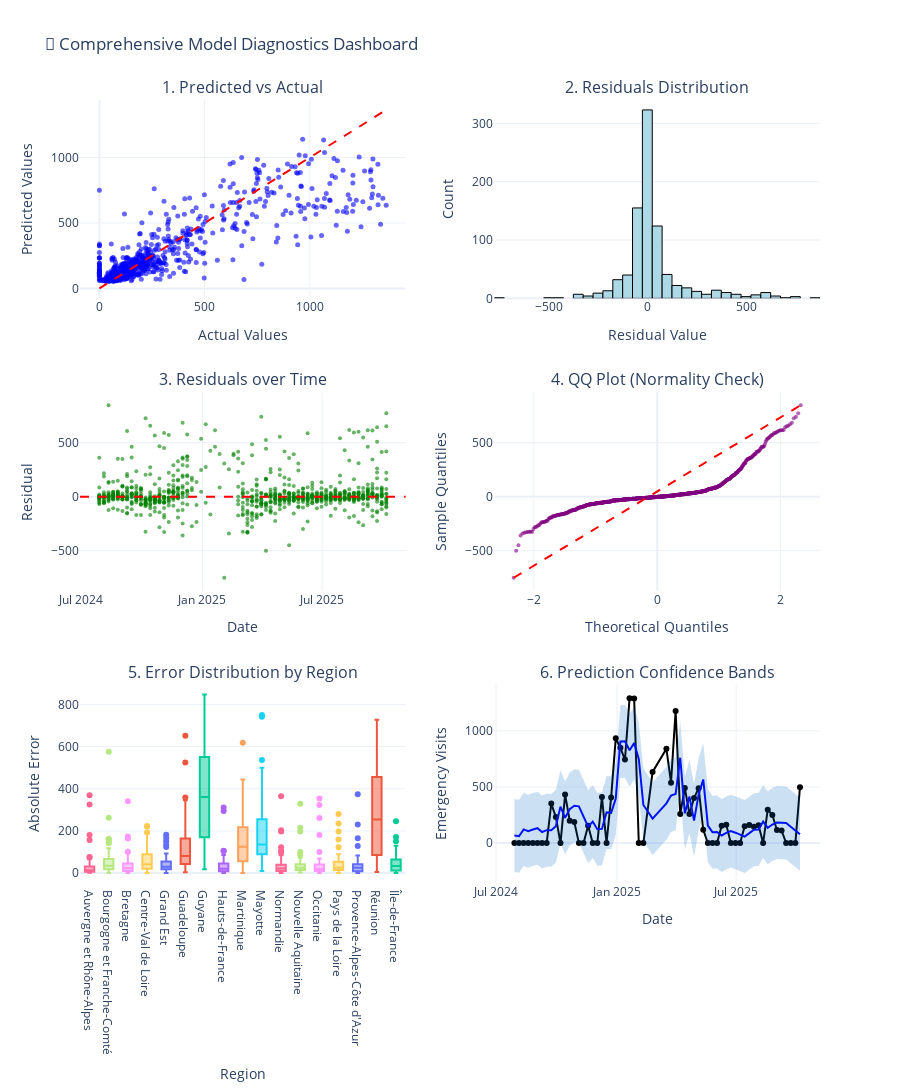

Notebook code cell kept with this figure:
### Markdown cell above
---

## 📊 7. Model Comparison

Which model should we use in production?

### Code cell
if XGB_AVAILABLE and df is not None and target_col and 'pred_xgb' in test.columns:
    print("📊 Creating Advanced Diagnostic Visualizations...\n")
    
    from scipy import stats
    
    # Create a comprehensive diagnostic dashboard
    fig = make_subplots(
        rows=3, cols=2,
        subplot_titles=(
            '1. Predicted vs Actual',
            '2. Residuals Distribution',
            '3. Residuals over Time',
            '4. QQ Plot (Normality Check)',
            '5. Error Distribution by Region',
            '6. Prediction Confidence Bands'
        ),
        specs=[
            [{'type': 'scatter'}, {'type': 'histogram'}],
            [{'type': 'scatter'}, {'type': 'scatter'}],
            [{'type': 'box'}, {'type': 'scatter'}]
        ],
        vertical_spacing=0.12,
        horizontal_spacing=0.12
    )
    
    # 1. Predicted vs Actual (Perfect prediction line)
    fig.add_trace(
        go.Scatter(
            x=y_test.values, 
            y=test_pred,
            mode='markers',
            marker=dict(color='blue', size=5, opacity=0.6),
            name='Predictions',
            showlegend=False
        ),
        row=1, col=1
    )
    
    # Perfect prediction line (45-degree)
    min_val = min(y_test.min(), test_pred.min())
    max_val = max(y_test.max(), test_pred.max())
    fig.add_trace(
        go.Scatter(
            x=[min_val, max_val],
            y=[min_val, max_val],
            mode='lines',
            line=dict(color='red', dash='dash', width=2),
            name='Perfect Prediction',
            showlegend=False
        ),
        row=1, col=1
    )
    
    # 2. Residuals Distribution (should be normal)
    residuals = y_test.values - test_pred
    fig.add_trace(
        go.Histogram(
            x=residuals,
            nbinsx=50,
            marker=dict(color='lightblue', line=dict(color='black', width=1)),
            name='Residuals',
            showlegend=False
        ),
        row=1, col=2
    )
    
    # 3. Residuals over Time (should be random)
    test_with_residuals = test.copy()
    test_with_residuals['residuals'] = residuals
    test_sorted = test_with_residuals.sort_values('date')
    
    fig.add_trace(
        go.Scatter(
            x=test_sorted['date'],
            y=test_sorted['residuals'],
            mode='markers',
            marker=dict(color='green', size=4, opacity=0.6),
            name='Residuals',
            showlegend=False
        ),
        row=2, col=1
    )
    
    # Add zero line
    fig.add_hline(y=0, line_dash='dash', line_color='red', row=2, col=1)
    
    # 4. QQ Plot (Quantile-Quantile for normality check)
    theoretical_quantiles = stats.norm.ppf(np.linspace(0.01, 0.99, len(residuals)))
    sample_quantiles = np.sort(residuals)
    
    fig.add_trace(
        go.Scatter(
            x=theoretical_quantiles,
            y=sample_quantiles,
            mode='markers',
            marker=dict(color='purple', size=4, opacity=0.6),
            name='QQ Plot',
            showlegend=False
        ),
        row=2, col=2
    )
    
    # QQ reference line
    fig.add_trace(
        go.Scatter(
            x=[theoretical_quantiles.min(), theoretical_quantiles.max()],
            y=[sample_quantiles.min(), sample_quantiles.max()],
            mode='lines',
            line=dict(color='red', dash='dash'),
            showlegend=False
        ),
        row=2, col=2
    )
    
    # 5. Error Distribution by Region (Box plot)
    test_with_errors = test.copy()
    test_with_errors['abs_error'] = np.abs(residuals)
    
    for region in test_with_errors['region'].unique():
        region_errors = test_with_errors[test_with_errors['region'] == region]['abs_error']
        fig.add_trace(
            go.Box(
                y=region_errors,
                name=region,
                showlegend=False
            ),
            row=3, col=1
        )
    
    # 6. Prediction Confidence Bands (time series with uncertainty)
    sample_region = test['region'].value_counts().index[0]
    test_sample = test[test['region'] == sample_region].sort_values('date')
    sample_residuals_std = residuals.std()
    
    fig.add_trace(
        go.Scatter(
            x=test_sample['date'],
            y=test_sample[target_col],
            mode='lines+markers',
            name='Actual',
            line=dict(color='black', width=2),
            showlegend=False
        ),
        row=3, col=2
    )
    
    fig.add_trace(
        go.Scatter(
            x=test_sample['date'],
            y=test_sample['pred_xgb'],
            mode='lines',
            name='Predicted',
            line=dict(color='blue', width=2),
            showlegend=False
        ),
        row=3, col=2
    )
    
    # Confidence bands (±2σ)
    fig.add_trace(
        go.Scatter(
            x=test_sample['date'],
            y=test_sample['pred_xgb'] + 2*sample_residuals_std,
            mode='lines',
            line=dict(width=0),
            showlegend=False,
            hoverinfo='skip'
        ),
        row=3, col=2
    )
    
    fig.add_trace(
        go.Scatter(
            x=test_sample['date'],
            y=test_sample['pred_xgb'] - 2*sample_residuals_std,
            mode='lines',
            fill='tonexty',
            fillcolor='rgba(0, 100, 200, 0.2)',
            line=dict(width=0),
            name='95% Confidence',
            showlegend=False
        ),
        row=3, col=2
    )
    
    # Update layout
    fig.update_xaxes(title_text="Actual Values", row=1, col=1)
    fig.update_yaxes(title_text="Predicted Values", row=1, col=1)
    
    fig.update_xaxes(title_text="Residual Value", row=1, col=2)
    fig.update_yaxes(title_text="Count", row=1, col=2)
    
    fig.update_xaxes(title_text="Date", row=2, col=1)
    fig.update_yaxes(title_text="Residual", row=2, col=1)
    
    fig.update_xaxes(title_text="Theoretical Quantiles", row=2, col=2)
    fig.update_yaxes(title_text="Sample Quantiles", row=2, col=2)
    
    fig.update_xaxes(title_text="Region", row=3, col=1)
    fig.update_yaxes(title_text="Absolute Error", row=3, col=1)
    
    fig.update_xaxes(title_text="Date", row=3, col=2)
    fig.update_yaxes(title_text="Emergency Visits", row=3, col=2)
    
    fig.update_layout(
        title_text="🔬 Comprehensive Model Diagnostics Dashboard",
        height=1200,
        showlegend=False,
        template='plotly_white'
    )
    
    # Save and display
    viz_path = BASE_PATH / 'visualizations'
    viz_path.mkdir(exist_ok=True)
    fig.write_html(viz_path / 'model_diagnostics_dashboard.html')
    fig.show()
    
    print("✅ Saved: model_diagnostics_dashboard.html")
    
    # Statistical tests for residuals
    print("\n" + "="*80)
    print("📊 RESIDUAL DIAGNOSTICS")
    print("="*80)
    
    # Test for normality (Shapiro-Wilk test)
    # Use only a sample if dataset is too large
    if len(residuals) > 5000:
        sample_residuals = np.random.choice(residuals, 5000, replace=False)
    else:
        sample_residuals = residuals
    
    statistic, p_value = stats.shapiro(sample_residuals)
    print(f"\n1. Shapiro-Wilk Normality Test:")
    print(f"   Test statistic: {statistic:.4f}")
    print(f"   P-value: {p_value:.4f}")
    print(f"   Result: {'✅ Residuals are normally distributed' if p_value > 0.05 else '⚠️ Residuals deviate from normal distribution'}")
    print(f"   (p > 0.05 indicates normality)")
    
    # Test for autocorrelation (Durbin-Watson)
    from statsmodels.stats.stattools import durbin_watson
    dw_stat = durbin_watson(residuals)
    print(f"\n2. Durbin-Watson Test (Autocorrelation):")
    print(f"   Test statistic: {dw_stat:.4f}")
    print(f"   Result: {'✅ No significant autocorrelation' if 1.5 <= dw_stat <= 2.5 else '⚠️ Some autocorrelation present'}")
    print(f"   (Value near 2.0 indicates no autocorrelation)")
    
    # Homoscedasticity check
    print(f"\n3. Homoscedasticity (Constant variance):")
    # Split residuals into groups and compare variance
    n = len(residuals)
    first_half_var = np.var(residuals[:n//2])
    second_half_var = np.var(residuals[n//2:])
    variance_ratio = max(first_half_var, second_half_var) / min(first_half_var, second_half_var)
    print(f"   Variance ratio (first/second half): {variance_ratio:.2f}")
    print(f"   Result: {'✅ Variance is constant' if variance_ratio < 2 else '⚠️ Heteroscedasticity detected'}")
    print(f"   (Ratio < 2 indicates homoscedasticity)")
    
    # Mean residual (should be close to 0)
    print(f"\n4. Bias Check:")
    print(f"   Mean residual: {residuals.mean():.4f}")
    print(f"   Result: {'✅ Model is unbiased' if abs(residuals.mean()) < residuals.std()/10 else '⚠️ Model has bias'}")
    print(f"   (Should be close to 0)")
    
    print("\n" + "="*80)

### Figure 1 — Plotly figure (JSON) as saved in the notebook; plotly's stock layout.template omitted (floating-point values rounded to 4 significant figures; data arrays with more than 128 entries replaced by an {"elided": "..."} marker saying what was removed)
{"data": [{"marker": {"color": "blue", "opacity": 0.6, "size": 5}, "mode": "markers", "name": "Predictions", "showlegend": false, "type": "scatter", "x": {"elided": "869 float values"}, "xaxis": "x", "y": {"elided": "869 float values"}, "yaxis": "y"}, {"line": {"color": "red", "dash": "dash", "width": 2}, "mode": "lines", "name": "Perfect Prediction", "showlegend": false, "type": "scatter", "x": [0.0, 1363.0], "xaxis": "x", "y": [0.0, 1363.0], "yaxis": "y"}, {"marker": {"color": "lightblue", "line": {"color": "black", "width": 1}}, "name": "Residuals", "nbinsx": 50, "showlegend": false, "type": "histogram", "x": {"elided": "869 float values"}, "xaxis": "x2", "yaxis": "y2"}, {"marker": {"color": "green", "opacity": 0.6, "size": 4}, "mode": "markers", "name": "Residuals", "showlegend": false, "type": "scatter", "x": {"elided": "869 str values"}, "xaxis": "x3", "y": {"elided": "869 float values"}, "yaxis": "y3"}, {"marker": {"color": "purple", "opacity": 0.6, "size": 4}, "mode": "markers", "name": "QQ Plot", "showlegend": false, "type": "scatter", "x": {"elided": "869 float values"}, "xaxis": "x4", "y": {"elided": "869 float values"}, "yaxis": "y4"}, {"line": {"color": "red", "dash": "dash"}, "mode": "lines", "showlegend": false, "type": "scatter", "x": [-2.326, 2.326], "xaxis": "x4", "y": [-750.2, 846.8], "yaxis": "y4"}, {"name": "Auvergne et Rhône-Alpes", "showlegend": false, "type": "box", "xaxis": "x5", "y": [19.83, 4.757, 2.725, 12.49, 25.98, 3.188, 7.474, 4.442, 13.65, 2.096, 6.775, 11.8, 28.97, 8.887, 54.14, 6.101, 35.96, 75.01, 34.78, 369.2, 20.78, 325.3, 156.8, 180.3, 65.19, 76.79, 11.46, 6.903, 21.54, 8.676, 31.47, 2.398, 17.96, 10.18, 23.91, 2.974, 15.83, 31.75, 11.31, 8.97, 4.311, 19.91, 2.496, 22.92, 26.47, 8.965, 3.312, 13.83, 31.95, 9.961, 4.212, 64.8], "yaxis": "y5"}, {"name": "Bourgogne et Franche-Comté", "showlegend": false, "type": "box", "xaxis": "x5", "y": [1.411, 48.73, 25.57, 36.77, 1.432, 6.076, 45.65, 142.6, 34.54, 3.324, 74.26, 35.8, 13.79, 49.27, 56.01, 80.12, 14.52, 48.71, 19.72, 575.6, 32.04, 144.1, 43.94, 159.9, 163.2, 159.0, 42.4, 62.43, 11.52, 97.06, 35.95, 34.32, 12.9, 26.92, 25.89, 13.63, 30.19, 36.02, 22.94, 22.48, 19.89, 29.55, 29.56, 1.839, 10.49, 17.36, 17.83, 78.92, 117.7, 262.2, 47.66, 71.43], "yaxis": "y5"}, {"name": "Bretagne", "showlegend": false, "type": "box", "xaxis": "x5", "y": [9.788, 48.01, 31.2, 26.15, 12.88, 4.788, 18.93, 16.03, 4.323, 0.7828, 23.51, 14.05, 31.64, 45.38, 2.434, 45.14, 51.19, 5.379, 5.243, 340.9, 173.3, 94.62, 39.11, 44.45, 100.8, 163.9, 4.627, 46.55, 9.502, 37.51, 20.75, 13.61, 8.583, 5.322, 73.55, 78.63, 60.3, 13.02, 25.03, 5.471, 23.21, 26.89, 31.96, 18.46, 30.53, 5.649, 13.71, 6.735, 25.34, 15.49, 10.4, 70.09, 25.05], "yaxis": "y5"}, {"name": "Centre-Val de Loire", "showlegend": false, "type": "box", "xaxis": "x5", "y": [58.68, 20.93, 18.45, 7.991, 13.81, 24.65, 188.8, 46.63, 21.44, 74.52, 59.71, 40.89, 33.21, 33.13, 192.7, 109.8, 41.58, 127.9, 59.8, 124.9, 35.16, 171.7, 162.2, 4.204, 163.3, 6.31, 92.91, 67.72, 54.5, 22.97, 55.07, 108.7, 4.52, 90.19, 48.69, 6.0, 28.75, 11.46, 13.28, 48.07, 58.19, 18.38, 23.25, 13.79, 24.45, 28.7, 0.2071, 1.752, 53.82, 88.51, 223.4, 31.72, 220.9], "yaxis": "y5"}, {"name": "Grand Est", "showlegend": false, "type": "box", "xaxis": "x5", "y": [2.094, 6.976, 43.56, 45.17, 1.09, 23.39, 26.37, 22.57, 73.75, 55.23, 60.36, 36.05, 61.53, 8.162, 52.38, 32.4, 30.63, 150.5, 181.6, 123.2, 16.91, 79.04, 92.92, 25.3, 166.6, 134.9, 20.38, 33.4, 23.09, 0.3909, 25.43, 18.63, 2.201, 30.45, 35.03, 22.87, 3.302, 5.633, 23.9, 22.76, 14.58, 50.01, 18.76, 48.52, 31.66, 13.54, 2.502, 29.82, 75.53, 73.75, 28.09], "yaxis": "y5"}, {"name": "Guadeloupe", "showlegend": false, "type": "box", "xaxis": "x5", "y": [6.347, 48.7, 129.0, 18.92, 3.447, 94.42, 154.4, 11.2, 168.9, 65.18, 77.09, 271.8, 114.9, 282.0, 168.2, 50.94, 151.2, 74.89, 359.0, 72.81, 79.66, 524.5, 255.8, 20.79, 252.8, 47.23, 160.9, 37.87, 51.84, 25.78, 59.98, 129.4, 35.79, 135.1, 8.724, 177.2, 47.5, 131.8, 31.58, 69.71, 37.99, 15.09, 81.31, 112.5, 345.3, 224.0, 85.09, 651.7], "yaxis": "y5"}, {"name": "Guyane", "showlegend": false, "type": "box", "xaxis": "x5", "y": [360.6, 846.8, 18.12, 148.5, 93.6, 608.8, 462.6, 68.13, 204.2, 168.3, 18.97, 168.8, 451.1, 327.5, 685.4, 54.35, 175.8, 554.2, 418.3, 359.0, 392.2, 542.0, 430.2, 334.5, 595.4, 310.8, 263.9, 463.7, 613.0, 643.5, 772.8], "yaxis": "y5"}, {"name": "Hauts-de-France", "showlegend": false, "type": "box", "xaxis": "x5", "y": [17.62, 11.63, 9.944, 18.67, 3.872, 0.3183, 22.38, 85.78, 53.51, 27.34, 36.54, 2.218, 50.33, 14.75, 104.4, 43.06, 106.3, 4.512, 294.2, 310.7, 68.73, 63.21, 46.64, 35.49, 72.87, 23.57, 33.02, 78.44, 20.26, 21.38, 7.632, 2.552, 20.2, 35.6, 11.17, 0.7501, 21.86, 7.535, 8.782, 3.414, 6.174, 12.89, 18.27, 4.235, 25.49, 1.885, 17.36, 25.61, 18.29, 11.74, 56.12], "yaxis": "y5"}, {"name": "Martinique", "showlegend": false, "type": "box", "xaxis": "x5", "y": [9.408, 217.4, 0.04228, 138.1, 44.55, 100.5, 151.1, 67.38, 98.3, 169.8, 89.01, 85.35, 137.1, 52.98, 48.48, 221.9, 83.01, 16.15, 248.7, 199.6, 155.8, 233.4, 247.2, 274.1, 398.5, 384.1, 54.86, 444.5, 147.4, 224.7, 4.595, 112.5, 67.85, 36.02, 242.2, 76.93, 229.8, 56.32, 27.4, 78.01, 42.91, 37.09, 111.4, 196.1, 125.3, 618.2, 178.5, 235.2, 124.0, 87.7, 126.6, 135.3, 54.56, 161.0], "yaxis": "y5"}, {"name": "Mayotte", "showlegend": false, "type": "box", "xaxis": "x5", "y": [67.47, 60.91, 122.1, 106.2, 121.5, 133.2, 98.64, 115.5, 236.6, 81.38, 325.1, 207.4, 102.4, 144.8, 327.5, 235.1, 10.17, 192.0, 124.0, 283.3, 273.6, 137.4, 536.5, 55.75, 163.6, 463.1, 396.3, 750.2, 339.5, 416.1, 486.2, 115.1, 741.0, 500.2, 226.1, 154.7, 200.9, 55.33, 448.6, 155.7, 97.69, 99.87, 87.03, 72.09, 106.9, 92.86, 72.76, 93.13, 71.71, 26.52, 38.22, 191.8, 162.2, 85.66, 66.32, 67.43, 179.7, 144.9, 115.1, 419.3], "yaxis": "y5"}, {"name": "Normandie", "showlegend": false, "type": "box", "xaxis": "x5", "y": [12.61, 2.405, 23.64, 18.1, 28.33, 8.163, 85.1, 32.8, 7.89, 17.77, 38.77, 106.0, 46.58, 22.29, 21.96, 35.05, 197.4, 9.314, 364.2, 68.69, 122.2, 203.5, 7.963, 7.258, 4.899, 54.7, 96.78, 21.75, 39.76, 13.28, 19.84, 9.438, 37.75, 11.25, 40.39, 12.0, 43.11, 10.62, 14.45, 8.687, 21.55, 5.024, 22.94, 13.19, 5.673, 29.45, 19.8, 55.63, 33.7, 2.481, 0.5908, 18.5], "yaxis": "y5"}, {"name": "Nouvelle Aquitaine", "showlegend": false, "type": "box", "xaxis": "x5", "y": [19.8, 32.48, 7.931, 11.81, 20.88, 28.92, 21.62, 25.88, 26.18, 72.97, 70.46, 64.84, 22.72, 48.36, 3.033, 10.75, 43.88, 86.0, 38.47, 31.28, 41.88, 329.3, 215.4, 197.5, 59.62, 15.94, 8.017, 31.51, 17.42, 29.29, 20.11, 30.28, 7.429, 2.219, 13.03, 4.434, 41.36, 18.72, 21.79, 31.51, 30.89, 15.78, 18.78, 10.6, 33.48, 3.074, 9.568, 23.86, 18.42, 2.908, 48.47, 99.88], "yaxis": "y5"}, {"name": "Occitanie", "showlegend": false, "type": "box", "xaxis": "x5", "y": [4.774, 5.337, 9.777, 0.6529, 35.87, 3.561, 2.115, 29.23, 31.67, 12.91, 23.96, 67.17, 10.03, 35.93, 15.06, 7.016, 37.13, 9.967, 99.92, 55.15, 353.2, 323.5, 261.1, 180.1, 25.49, 32.35, 66.16, 11.51, 55.31, 63.91, 29.32, 48.38, 11.34, 4.092, 13.19, 5.499, 17.46, 27.12, 3.951, 2.988, 14.19, 12.66, 21.15, 9.877, 9.12, 14.92, 39.32, 12.2, 47.13, 11.29, 21.31, 68.8, 28.76], "yaxis": "y5"}, {"name": "Pays de la Loire", "showlegend": false, "type": "box", "xaxis": "x5", "y": [46.42, 55.78, 12.66, 14.85, 50.31, 24.62, 51.13, 57.85, 33.7, 35.27, 25.76, 23.14, 15.22, 70.78, 46.68, 57.83, 15.26, 23.91, 197.0, 2.473, 0.386, 159.0, 235.2, 279.9, 55.47, 87.74, 122.8, 52.71, 17.98, 22.61, 15.28, 33.88, 10.97, 14.04, 29.95, 12.17, 9.657, 45.84, 45.57, 0.2321, 31.2, 9.133, 58.88, 7.044, 8.922, 17.05, 25.74, 18.57, 35.4, 7.259, 13.72, 15.94, 88.86], "yaxis": "y5"}, {"name": "Provence-Alpes-Côte d'Azur", "showlegend": false, "type": "box", "xaxis": "x5", "y": [3.427, 14.04, 41.65, 9.878, 25.16, 0.3726, 4.457, 2.237, 42.24, 6.022, 49.65, 26.58, 4.961, 31.89, 0.1801, 31.89, 52.38, 15.6, 83.74, 374.4, 230.3, 56.82, 34.36, 34.42, 19.44, 72.26, 165.0, 128.6, 18.46, 25.46, 26.18, 29.75, 3.032, 23.8, 32.23, 16.92, 6.123, 2.81, 29.0, 18.84, 2.504, 2.877, 37.59, 19.24, 14.53, 31.62, 23.2, 43.83, 15.79, 2.038, 47.51, 64.38, 10.04], "yaxis": "y5"}, {"name": "Réunion", "showlegend": false, "type": "box", "xaxis": "x5", "y": [85.58, 186.2, 136.9, 23.98, 350.4, 349.4, 210.7, 362.9, 727.4, 657.5, 565.6, 466.8, 589.6, 571.8, 291.3, 156.3, 352.4, 190.1, 59.24, 76.7, 46.64, 671.1, 424.6, 614.6, 86.18, 307.8, 254.1, 383.4, 91.77, 5.759, 332.6, 4.587, 91.09, 61.55, 22.17, 44.3, 76.44, 17.21, 178.9, 32.49, 99.81, 308.7, 299.1, 587.8, 101.6, 602.0, 547.4, 615.2, 509.3, 414.4, 161.8], "yaxis": "y5"}, {"name": "Île-de-France", "showlegend": false, "type": "box", "xaxis": "x5", "y": [32.23, 42.23, 0.769, 44.58, 12.39, 9.515, 74.02, 87.29, 8.205, 72.99, 54.84, 15.21, 45.42, 5.936, 11.13, 61.28, 80.15, 245.4, 68.92, 129.5, 151.6, 32.86, 31.93, 19.36, 5.63, 1.333, 115.1, 30.11, 0.9371, 29.93, 52.25, 39.07, 15.47, 6.039, 28.82, 11.64, 63.87, 0.1813, 55.66, 12.55, 50.97, 27.54, 35.47, 43.23, 10.02, 63.95, 67.71, 170.9, 21.15, 43.71], "yaxis": "y5"}, {"line": {"color": "black", "width": 2}, "mode": "lines+markers", "name": "Actual", "showlegend": false, "type": "scatter", "x": ["2024-07-29T00:00:00.000000000", "2024-08-05T00:00:00.000000000", "2024-08-12T00:00:00.000000000", "2024-08-19T00:00:00.000000000", "2024-08-26T00:00:00.000000000", "2024-09-02T00:00:00.000000000", "2024-09-09T00:00:00.000000000", "2024-09-16T00:00:00.000000000", "2024-09-23T00:00:00.000000000", "2024-09-30T00:00:00.000000000", "2024-10-07T00:00:00.000000000", "2024-10-14T00:00:00.000000000", "2024-10-21T00:00:00.000000000", "2024-10-28T00:00:00.000000000", "2024-11-04T00:00:00.000000000", "2024-11-11T00:00:00.000000000", "2024-11-18T00:00:00.000000000", "2024-11-25T00:00:00.000000000", "2024-12-02T00:00:00.000000000", "2024-12-09T00:00:00.000000000", "2024-12-16T00:00:00.000000000", "2024-12-23T00:00:00.000000000", "2024-12-30T00:00:00.000000000", "2025-01-06T00:00:00.000000000", "2025-01-13T00:00:00.000000000", "2025-01-20T00:00:00.000000000", "2025-01-27T00:00:00.000000000", "2025-02-03T00:00:00.000000000", "2025-02-10T00:00:00.000000000", "2025-02-24T00:00:00.000000000", "2025-03-17T00:00:00.000000000", "2025-03-24T00:00:00.000000000", "2025-03-31T00:00:00.000000000", "2025-04-07T00:00:00.000000000", "2025-04-14T00:00:00.000000000", "2025-04-21T00:00:00.000000000", "2025-04-28T00:00:00.000000000", "2025-05-05T00:00:00.000000000", "2025-05-12T00:00:00.000000000", "2025-05-19T00:00:00.000000000", "2025-05-26T00:00:00.000000000", "2025-06-02T00:00:00.000000000", "2025-06-09T00:00:00.000000000", "2025-06-16T00:00:00.000000000", "2025-06-23T00:00:00.000000000", "2025-06-30T00:00:00.000000000", "2025-07-07T00:00:00.000000000", "2025-07-14T00:00:00.000000000", "2025-07-21T00:00:00.000000000", "2025-07-28T00:00:00.000000000", "2025-08-04T00:00:00.000000000", "2025-08-11T00:00:00.000000000", "2025-08-18T00:00:00.000000000", "2025-08-25T00:00:00.000000000", "2025-09-01T00:00:00.000000000", "2025-09-08T00:00:00.000000000", "2025-09-15T00:00:00.000000000", "2025-09-22T00:00:00.000000000", "2025-09-29T00:00:00.000000000", "2025-10-06T00:00:00.000000000"], "xaxis": "x6", "y": [0.0, 0.0, 0.0, 0.0, 0.0, 0.0, 0.0, 0.0, 352.1, 232.0, 0.0, 432.9, 199.2, 188.0, 0.0, 0.0, 155.8, 0.0, 0.0, 409.8, 0.0, 407.3, 934.6, 849.3, 744.4, 1290.0, 1288.0, 0.0, 0.0, 634.2, 840.3, 538.6, 1178.0, 260.4, 491.4, 259.7, 401.6, 489.6, 119.0, 0.0, 0.0, 0.0, 155.0, 163.1, 0.0, 0.0, 0.0, 151.3, 160.8, 146.6, 158.7, 0.0, 298.1, 251.3, 117.4, 112.7, 0.0, 0.0, 0.0, 498.1], "yaxis": "y6"}, {"line": {"color": "blue", "width": 2}, "mode": "lines", "name": "Predicted", "showlegend": false, "type": "scatter", "x": ["2024-07-29T00:00:00.000000000", "2024-08-05T00:00:00.000000000", "2024-08-12T00:00:00.000000000", "2024-08-19T00:00:00.000000000", "2024-08-26T00:00:00.000000000", "2024-09-02T00:00:00.000000000", "2024-09-09T00:00:00.000000000", "2024-09-16T00:00:00.000000000", "2024-09-23T00:00:00.000000000", "2024-09-30T00:00:00.000000000", "2024-10-07T00:00:00.000000000", "2024-10-14T00:00:00.000000000", "2024-10-21T00:00:00.000000000", "2024-10-28T00:00:00.000000000", "2024-11-04T00:00:00.000000000", "2024-11-11T00:00:00.000000000", "2024-11-18T00:00:00.000000000", "2024-11-25T00:00:00.000000000", "2024-12-02T00:00:00.000000000", "2024-12-09T00:00:00.000000000", "2024-12-16T00:00:00.000000000", "2024-12-23T00:00:00.000000000", "2024-12-30T00:00:00.000000000", "2025-01-06T00:00:00.000000000", "2025-01-13T00:00:00.000000000", "2025-01-20T00:00:00.000000000", "2025-01-27T00:00:00.000000000", "2025-02-03T00:00:00.000000000", "2025-02-10T00:00:00.000000000", "2025-02-24T00:00:00.000000000", "2025-03-17T00:00:00.000000000", "2025-03-24T00:00:00.000000000", "2025-03-31T00:00:00.000000000", "2025-04-07T00:00:00.000000000", "2025-04-14T00:00:00.000000000", "2025-04-21T00:00:00.000000000", "2025-04-28T00:00:00.000000000", "2025-05-05T00:00:00.000000000", "2025-05-12T00:00:00.000000000", "2025-05-19T00:00:00.000000000", "2025-05-26T00:00:00.000000000", "2025-06-02T00:00:00.000000000", "2025-06-09T00:00:00.000000000", "2025-06-16T00:00:00.000000000", "2025-06-23T00:00:00.000000000", "2025-06-30T00:00:00.000000000", "2025-07-07T00:00:00.000000000", "2025-07-14T00:00:00.000000000", "2025-07-21T00:00:00.000000000", "2025-07-28T00:00:00.000000000", "2025-08-04T00:00:00.000000000", "2025-08-11T00:00:00.000000000", "2025-08-18T00:00:00.000000000", "2025-08-25T00:00:00.000000000", "2025-09-01T00:00:00.000000000", "2025-09-08T00:00:00.000000000", "2025-09-15T00:00:00.000000000", "2025-09-22T00:00:00.000000000", "2025-09-29T00:00:00.000000000", "2025-10-06T00:00:00.000000000"], "xaxis": "x6", "y": [67.47, 60.91, 122.1, 106.2, 121.5, 133.2, 98.64, 115.5, 115.5, 150.6, 325.1, 225.5, 301.6, 332.8, 327.5, 235.1, 145.6, 192.0, 124.0, 126.6, 273.6, 270.0, 398.1, 905.0, 908.0, 827.3, 891.2, 750.2, 339.5, 218.1, 354.2, 423.5, 437.2, 760.6, 265.3, 414.5, 200.8, 434.3, 567.6, 155.7, 97.69, 99.87, 68.01, 91.05, 106.9, 92.86, 72.76, 58.16, 89.06, 120.1, 120.5, 191.8, 135.9, 165.6, 183.7, 180.2, 179.7, 144.9, 115.1, 78.8], "yaxis": "y6"}, {"hoverinfo": "skip", "line": {"width": 0}, "mode": "lines", "showlegend": false, "type": "scatter", "x": ["2024-07-29T00:00:00.000000000", "2024-08-05T00:00:00.000000000", "2024-08-12T00:00:00.000000000", "2024-08-19T00:00:00.000000000", "2024-08-26T00:00:00.000000000", "2024-09-02T00:00:00.000000000", "2024-09-09T00:00:00.000000000", "2024-09-16T00:00:00.000000000", "2024-09-23T00:00:00.000000000", "2024-09-30T00:00:00.000000000", "2024-10-07T00:00:00.000000000", "2024-10-14T00:00:00.000000000", "2024-10-21T00:00:00.000000000", "2024-10-28T00:00:00.000000000", "2024-11-04T00:00:00.000000000", "2024-11-11T00:00:00.000000000", "2024-11-18T00:00:00.000000000", "2024-11-25T00:00:00.000000000", "2024-12-02T00:00:00.000000000", "2024-12-09T00:00:00.000000000", "2024-12-16T00:00:00.000000000", "2024-12-23T00:00:00.000000000", "2024-12-30T00:00:00.000000000", "2025-01-06T00:00:00.000000000", "2025-01-13T00:00:00.000000000", "2025-01-20T00:00:00.000000000", "2025-01-27T00:00:00.000000000", "2025-02-03T00:00:00.000000000", "2025-02-10T00:00:00.000000000", "2025-02-24T00:00:00.000000000", "2025-03-17T00:00:00.000000000", "2025-03-24T00:00:00.000000000", "2025-03-31T00:00:00.000000000", "2025-04-07T00:00:00.000000000", "2025-04-14T00:00:00.000000000", "2025-04-21T00:00:00.000000000", "2025-04-28T00:00:00.000000000", "2025-05-05T00:00:00.000000000", "2025-05-12T00:00:00.000000000", "2025-05-19T00:00:00.000000000", "2025-05-26T00:00:00.000000000", "2025-06-02T00:00:00.000000000", "2025-06-09T00:00:00.000000000", "2025-06-16T00:00:00.000000000", "2025-06-23T00:00:00.000000000", "2025-06-30T00:00:00.000000000", "2025-07-07T00:00:00.000000000", "2025-07-14T00:00:00.000000000", "2025-07-21T00:00:00.000000000", "2025-07-28T00:00:00.000000000", "2025-08-04T00:00:00.000000000", "2025-08-11T00:00:00.000000000", "2025-08-18T00:00:00.000000000", "2025-08-25T00:00:00.000000000", "2025-09-01T00:00:00.000000000", "2025-09-08T00:00:00.000000000", "2025-09-15T00:00:00.000000000", "2025-09-22T00:00:00.000000000", "2025-09-29T00:00:00.000000000", "2025-10-06T00:00:00.000000000"], "xaxis": "x6", "y": [392.6, 386.0, 447.2, 431.3, 446.6, 458.4, 423.8, 440.6, 440.6, 475.8, 650.2, 550.7, 626.8, 657.9, 652.7, 560.2, 470.7, 517.2, 449.1, 451.7, 598.8, 595.1, 723.2, 1230.0, 1233.0, 1152.0, 1216.0, 1075.0, 664.6, 543.3, 679.3, 748.6, 762.3, 1086.0, 590.4, 739.6, 525.9, 759.4, 892.7, 480.9, 422.8, 425.0, 393.1, 416.2, 432.1, 418.0, 397.9, 383.3, 414.2, 445.2, 445.6, 516.9, 461.0, 490.7, 508.8, 505.3, 504.8, 470.1, 440.2, 403.9], "yaxis": "y6"}, {"fill": "tonexty", "fillcolor": "rgba(0, 100, 200, 0.2)", "line": {"width": 0}, "mode": "lines", "name": "95% Confidence", "showlegend": false, "type": "scatter", "x": ["2024-07-29T00:00:00.000000000", "2024-08-05T00:00:00.000000000", "2024-08-12T00:00:00.000000000", "2024-08-19T00:00:00.000000000", "2024-08-26T00:00:00.000000000", "2024-09-02T00:00:00.000000000", "2024-09-09T00:00:00.000000000", "2024-09-16T00:00:00.000000000", "2024-09-23T00:00:00.000000000", "2024-09-30T00:00:00.000000000", "2024-10-07T00:00:00.000000000", "2024-10-14T00:00:00.000000000", "2024-10-21T00:00:00.000000000", "2024-10-28T00:00:00.000000000", "2024-11-04T00:00:00.000000000", "2024-11-11T00:00:00.000000000", "2024-11-18T00:00:00.000000000", "2024-11-25T00:00:00.000000000", "2024-12-02T00:00:00.000000000", "2024-12-09T00:00:00.000000000", "2024-12-16T00:00:00.000000000", "2024-12-23T00:00:00.000000000", "2024-12-30T00:00:00.000000000", "2025-01-06T00:00:00.000000000", "2025-01-13T00:00:00.000000000", "2025-01-20T00:00:00.000000000", "2025-01-27T00:00:00.000000000", "2025-02-03T00:00:00.000000000", "2025-02-10T00:00:00.000000000", "2025-02-24T00:00:00.000000000", "2025-03-17T00:00:00.000000000", "2025-03-24T00:00:00.000000000", "2025-03-31T00:00:00.000000000", "2025-04-07T00:00:00.000000000", "2025-04-14T00:00:00.000000000", "2025-04-21T00:00:00.000000000", "2025-04-28T00:00:00.000000000", "2025-05-05T00:00:00.000000000", "2025-05-12T00:00:00.000000000", "2025-05-19T00:00:00.000000000", "2025-05-26T00:00:00.000000000", "2025-06-02T00:00:00.000000000", "2025-06-09T00:00:00.000000000", "2025-06-16T00:00:00.000000000", "2025-06-23T00:00:00.000000000", "2025-06-30T00:00:00.000000000", "2025-07-07T00:00:00.000000000", "2025-07-14T00:00:00.000000000", "2025-07-21T00:00:00.000000000", "2025-07-28T00:00:00.000000000", "2025-08-04T00:00:00.000000000", "2025-08-11T00:00:00.000000000", "2025-08-18T00:00:00.000000000", "2025-08-25T00:00:00.000000000", "2025-09-01T00:00:00.000000000", "2025-09-08T00:00:00.000000000", "2025-09-15T00:00:00.000000000", "2025-09-22T00:00:00.000000000", "2025-09-29T00:00:00.000000000", "2025-10-06T00:00:00.000000000"], "xaxis": "x6", "y": [-257.7, -264.2, -203.0, -218.9, -203.7, -191.9, -226.5, -209.6, -209.6, -174.5, -0.06055, -99.58, -23.49, 7.677, 2.423, -90.01, -179.5, -133.1, -201.2, -198.6, -51.49, -55.17, 72.95, 579.9, 582.9, 502.1, 566.1, 425.0, 14.36, -107.0, 29.05, 98.39, 112.1, 435.5, -59.87, 89.35, -124.4, 109.1, 242.5, -169.4, -227.4, -225.3, -257.1, -234.1, -218.2, -232.3, -252.4, -267.0, -236.1, -205.0, -204.6, -133.3, -189.3, -159.5, -141.4, -145.0, -145.5, -180.2, -210.0, -246.3], "yaxis": "y6"}], "layout": {"annotations": [{"font": {"size": 16}, "showarrow": false, "text": "1. Predicted vs Actual", "x": 0.22, "xanchor": "center", "xref": "paper", "y": 1.0, "yanchor": "bottom", "yref": "paper"}, {"font": {"size": 16}, "showarrow": false, "text": "2. Residuals Distribution", "x": 0.78, "xanchor": "center", "xref": "paper", "y": 1.0, "yanchor": "bottom", "yref": "paper"}, {"font": {"size": 16}, "showarrow": false, "text": "3. Residuals over Time", "x": 0.22, "xanchor": "center", "xref": "paper", "y": 0.6267, "yanchor": "bottom", "yref": "paper"}, {"font": {"size": 16}, "showarrow": false, "text": "4. QQ Plot (Normality Check)", "x": 0.78, "xanchor": "center", "xref": "paper", "y": 0.6267, "yanchor": "bottom", "yref": "paper"}, {"font": {"size": 16}, "showarrow": false, "text": "5. Error Distribution by Region", "x": 0.22, "xanchor": "center", "xref": "paper", "y": 0.2533, "yanchor": "bottom", "yref": "paper"}, {"font": {"size": 16}, "showarrow": false, "text": "6. Prediction Confidence Bands", "x": 0.78, "xanchor": "center", "xref": "paper", "y": 0.2533, "yanchor": "bottom", "yref": "paper"}], "height": 1200, "shapes": [{"line": {"color": "red", "dash": "dash"}, "type": "line", "x0": 0, "x1": 1, "xref": "x3 domain", "y0": 0, "y1": 0, "yref": "y3"}], "showlegend": false, "title": {"text": "🔬 Comprehensive Model Diagnostics Dashboard"}, "xaxis": {"anchor": "y", "domain": [0.0, 0.44], "title": {"text": "Actual Values"}}, "xaxis2": {"anchor": "y2", "domain": [0.56, 1.0], "title": {"text": "Residual Value"}}, "xaxis3": {"anchor": "y3", "domain": [0.0, 0.44], "title": {"text": "Date"}}, "xaxis4": {"anchor": "y4", "domain": [0.56, 1.0], "title": {"text": "Theoretical Quantiles"}}, "xaxis5": {"anchor": "y5", "domain": [0.0, 0.44], "title": {"text": "Region"}}, "xaxis6": {"anchor": "y6", "domain": [0.56, 1.0], "title": {"text": "Date"}}, "yaxis": {"anchor": "x", "domain": [0.7467, 1.0], "title": {"text": "Predicted Values"}}, "yaxis2": {"anchor": "x2", "domain": [0.7467, 1.0], "title": {"text": "Count"}}, "yaxis3": {"anchor": "x3", "domain": [0.3733, 0.6267], "title": {"text": "Residual"}}, "yaxis4": {"anchor": "x4", "domain": [0.3733, 0.6267], "title": {"text": "Sample Quantiles"}}, "yaxis5": {"anchor": "x5", "domain": [0.0, 0.2533], "title": {"text": "Absolute Error"}}, "yaxis6": {"anchor": "x6", "domain": [0.0, 0.2533], "title": {"text": "Emergency Visits"}}}}
